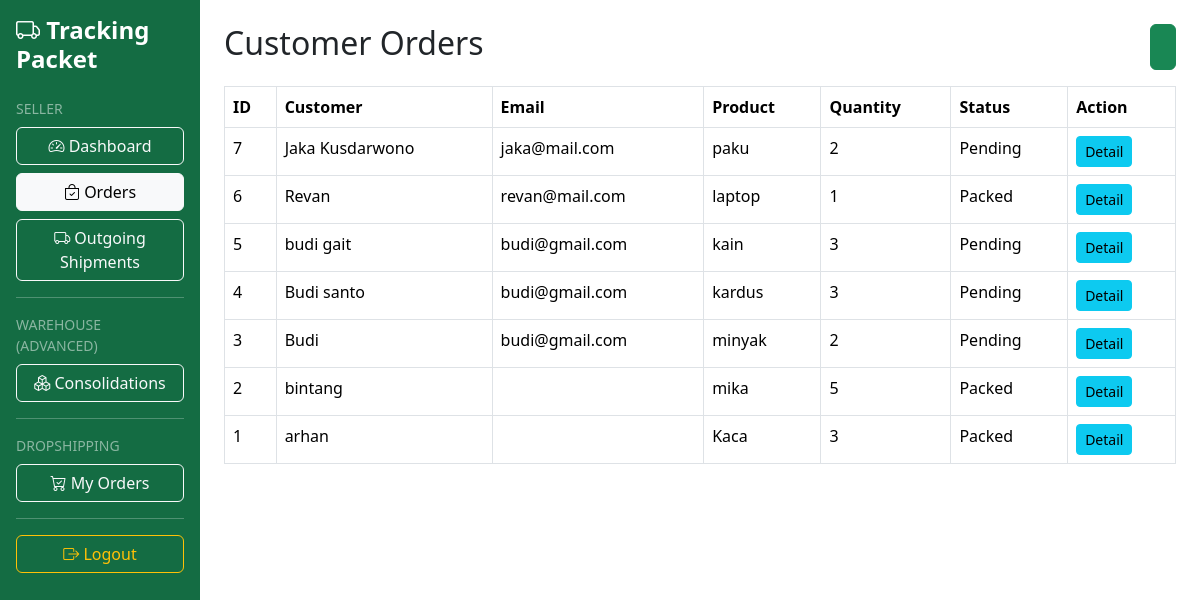
Page /seller/order/index.php (signed in) on the committed database.
### tables this page shows
CREATE TABLE `orders` (
  `id` int(11) NOT NULL,
  `seller_id` int(11) NOT NULL,
  `customer_name` varchar(100) NOT NULL,
  `customer_email` varchar(100) DEFAULT NULL,
  `product_name` varchar(150) NOT NULL,
  `quantity` int(11) DEFAULT 1,
  `address` text DEFAULT NULL,
  `status` varchar(50) DEFAULT 'Pending',
  `created_at` timestamp NOT NULL DEFAULT current_timestamp(),
  `shipment_created` tinyint(1) DEFAULT 0,
  `consolidated` tinyint(1) DEFAULT 0
);

### seller/order/index.php (the view, shortened to what this page needs)
<?php
$seller_id = $_SESSION['user_id'];
$query = "
    SELECT *
    FROM orders
    WHERE seller_id='$seller_id'
    ORDER BY id DESC
";
$result = mysqli_query($conn, $query);
include '../../includes/layout-top.php';
?>
<div class="d-flex justify-content-between mb-3">
    <h2>Customer Orders</h2>
    <a
        href="create.php"
        class="btn btn-success">
    </a>
</div>
<table class="table table-bordered">
    <thead>
        <tr>
            <th>ID</th>
            <th>Customer</th>
            <th>Email</th>
            <th>Product</th>
            <th>Quantity</th>
            <th>Status</th>
            <th>Action</th>
        </tr>
    </thead>
    <tbody>
    <?php while($order = mysqli_fetch_assoc($result)) : ?>
        <tr>
            <td>
                <?= $order['id']; ?>
            </td>
            <td>
                <?= $order['customer_name']; ?>
            </td>
            <td>
                <?= $order['customer_email']; ?>
            </td>
            <td>
                <?= $order['product_name']; ?>
            </td>
            <td>
                <?= $order['quantity']; ?>
            </td>
            <td>
                <?= $order['status']; ?>
            </td>
            <td>
                <a
                    href="detail.php?id=<?= $order['id']; ?>"
                    class="btn btn-sm btn-info">
                    Detail
                </a>
            </td>
        </tr>
    <?php endwhile; ?>
    </tbody>
</table>
<?php include '../../includes/layout-bottom.php'; ?>

### assets/css/custom.css (style rules this page uses)
:root { --primary-green:#198754; --primary-green-dark:#146c43; }
.table thead { background-color:var(--primary-green); color:white; }

### rows in the picture
orders: id "7", customer_name "Jaka Kusdarwono", customer_email "jaka@mail.com", product_name "paku", quantity "2", status "Pending"
orders: id "6", customer_name "Revan", customer_email "revan@mail.com", product_name "laptop", quantity "1", status "Packed"
orders: id "5", customer_name "budi gait", customer_email "budi@gmail.com", product_name "kain", quantity "3", status "Pending"
orders: id "4", customer_name "Budi santo", customer_email "budi@gmail.com", product_name "kardus", quantity "3", status "Pending"
orders: id "3", customer_name "Budi", customer_email "budi@gmail.com", product_name "minyak", quantity "2", status "Pending"
orders: id "2", customer_name "bintang", product_name "mika", quantity "5", status "Packed"
orders: id "1", customer_name "arhan", product_name "Kaca", quantity "3", status "Packed"
